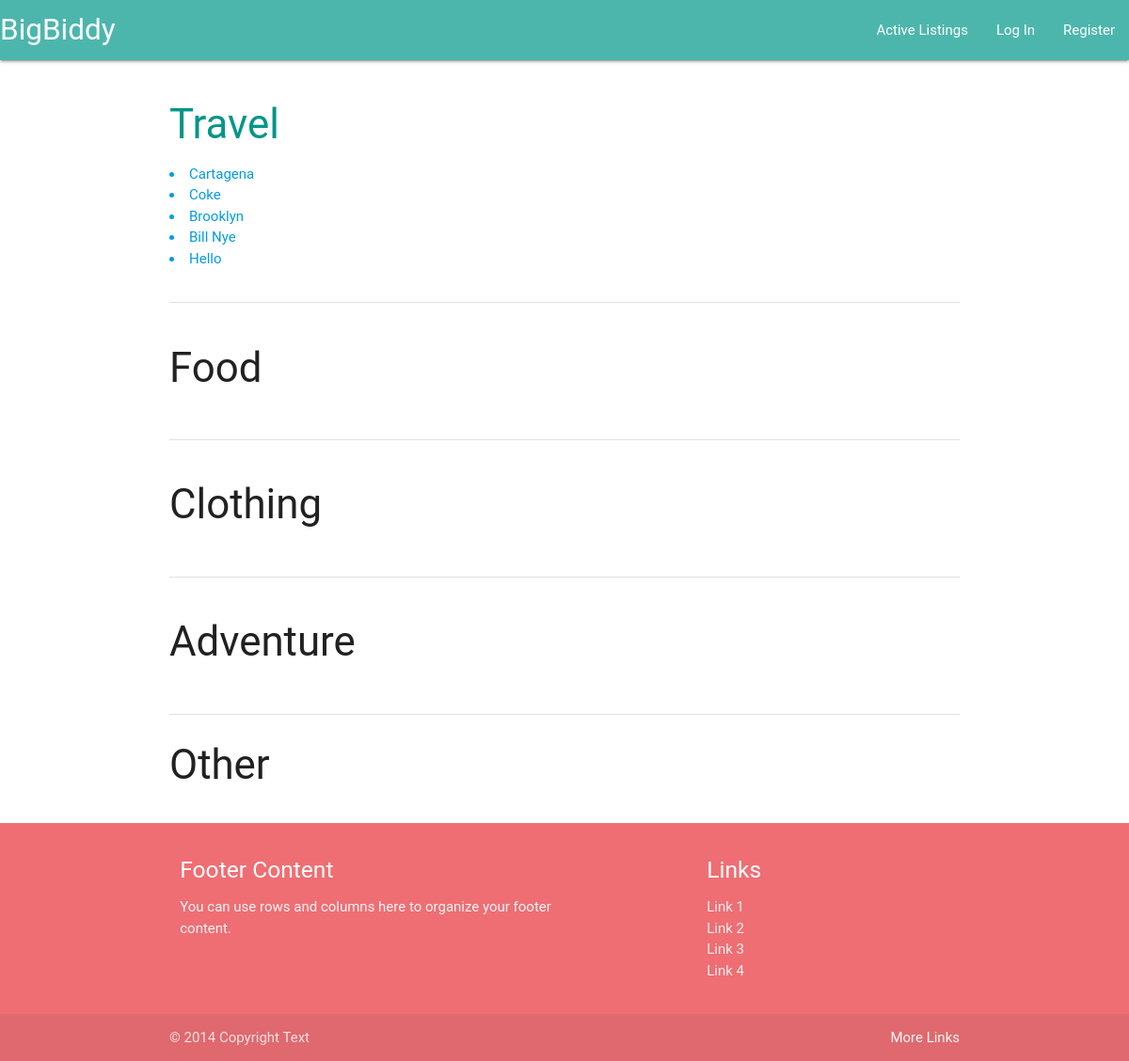
The app's page /category/, older data.
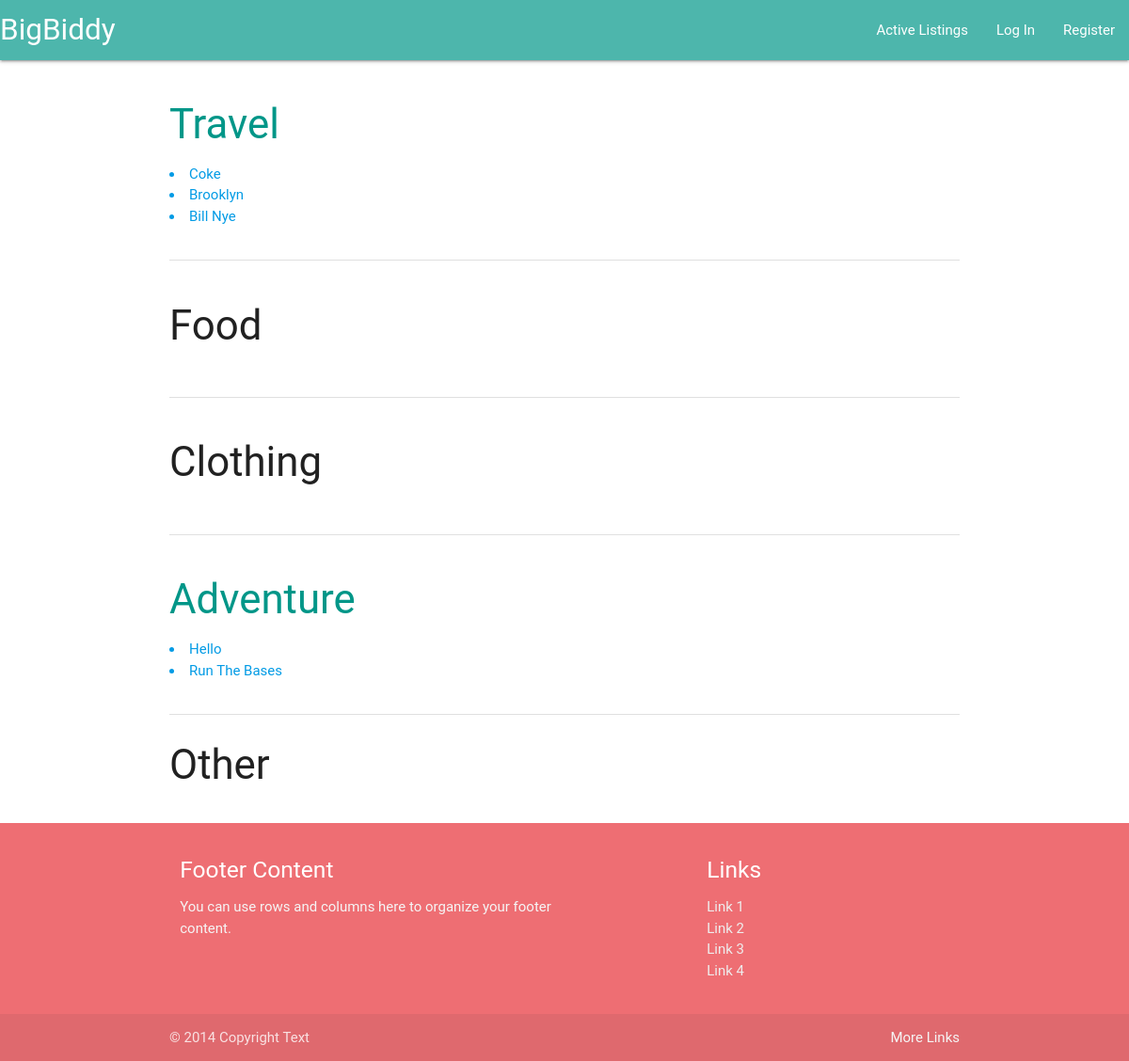
The same page, newer data.
### auctions/models.py (models this page shows, shortened)
class Listing(models.Model):
    title = models.CharField(max_length=64, unique=True)
    description = models.TextField()
    start_bid = models.PositiveSmallIntegerField(default=0)
    list_image = models.URLField()
    user = models.ForeignKey(User, on_delete=models.CASCADE)
    active = models.BooleanField(default=True)
    TRAVEL = 'TR'
    FOOD = 'FD'
    CLOTHING = 'CL'
    ADVENTURE = 'AV'
    OTHER = 'OT'
    CATEGORY_CHOICES = [
        (TRAVEL, 'Travel'),
        (FOOD, 'Food'),
        (CLOTHING, 'Clothing'),
        (ADVENTURE, 'Adventure'),
        (OTHER, 'Other'),
    ]
    category = models.CharField(max_length=2, choices=CATEGORY_CHOICES, blank=False, null=False)

### auctions/views.py (the view)
# urls.py: path('category/', views.category, name="category"),
def category(request):
    travel = Listing.objects.filter(category='TR')
    food = Listing.objects.filter(category='FD')
    clothing = Listing.objects.filter(category='CL')
    adventure = Listing.objects.filter(category='AV')
    other = Listing.objects.filter(category='OT')
    return render(request, "auctions/category.html", {
        "travel": travel,
        "food": food,
        "clothing": clothing,
        "adventure": adventure,
        "other": other
    })

### auctions/templates/auctions/category.html
{% extends "auctions/layout.html" %}
{% block body %}
<div class="container">
    <div class="row section">
        {% if travel %}
            <a href="{% url 'pick_category' category='TR' %}"><h3 class="teal-text">Travel</h3></a>
            {% for t in travel %}
                <a href="{% url 'listing' item=t.title %}"><li>{{ t.title |title }}</li></a>
            {% endfor %}
        {% else %}
            <h3>Travel</h3>
        {% endif %}
    </div>
    <div class="divider"></div>
    <div class="row section">
        {% if food %}
            <a href="{% url 'pick_category' category='FD' %}"><h3 class="teal-text">Food</h3></a>
            {% for f in food %}
                <a href="{% url 'listing' item=f.title %}"><li>{{ f.title |title }}</li></a>
            {% endfor %}
        {% else %}
            <h3>Food</h3>
        {% endif %}
    </div>
    <div class="divider"></div>
    <div class="row section">
        {% if clothing %}
            <a href="{% url 'pick_category' category='CL' %}"><h3 class="teal-text">Clothing</h3></a>
            {% for c in clothing %}
                <a href="{% url 'listing' item=c.title %}"><li>{{ c.title |title }}</li></a>
            {% endfor %}
        {% else %}
            <h3>Clothing</h3>
        {% endif %}
    </div>
    <div class="divider"></div>
    <div class="row section">
        {% if adventure %}
            <a href="{% url 'pick_category' category='AV' %}"><h3 class="teal-text">Adventure</h3></a>
            {% for a in adventure %}
                <a href="{% url 'listing' item=a.title %}"><li>{{ a.title |title }}</li></a>
            {% endfor %}
        {% else %}
            <h3>Adventure</h3>
        {% endif %}
    </div>
    <div class="divider"></div>
    <div class="row">
        {% if other %}
        <a href="{% url 'pick_category' category='OT' %}"><h3 class="teal-text">Other</h3></a>
            {% for o in other %}
                <a href="{% url 'listing' item=o.title %}"><li>{{ o.title |title }}</li></a>
            {% endfor %}
        {% else %}
            <h3>Other</h3>
        {% endif %}
    </div>
</div>
{% endblock %}

Row changes from the older to the newer data that the page shows:
removed Listing: title "Cartagena", shown under "Travel"
changed Listing "Hello": moves from the list under "Travel" to the list under "Adventure"
added Listing: title "Run The Bases", shown under "Adventure"
